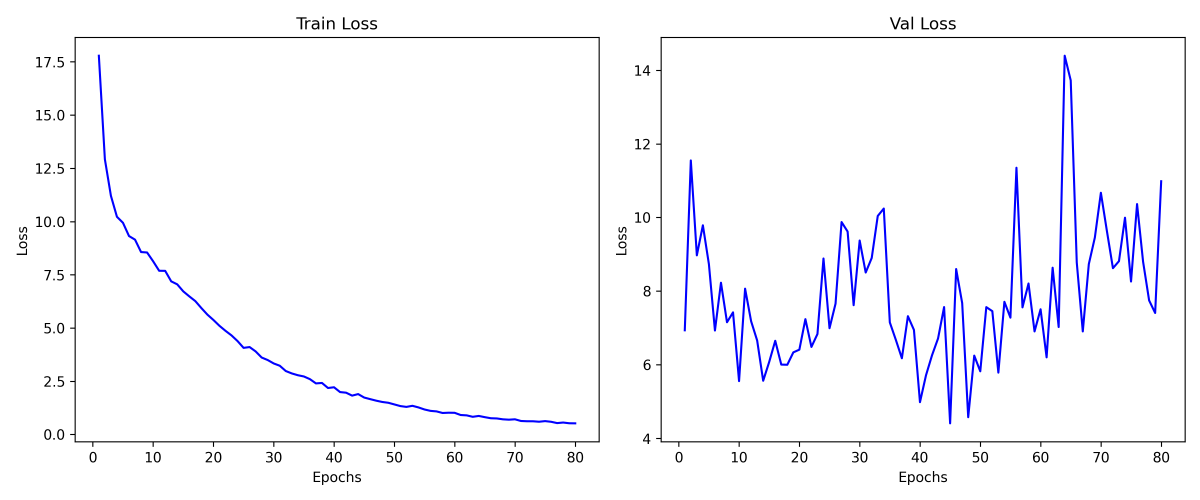
#> input picture models/alpha_0_lr_0.0001_weights_False_divergence_l2_res/history.png, 3600 x 1500 px (shown at 1/3 size); its folder holds only this picture in this run
$ python -i utils.py   (imports and definitions only)
#> lines starting #> are read from the running program, lines starting #| are printed output that depends on the picture; after the words box and inside, x2 and y2 are one past the last pixel; in counts of white or black regions, pixels touching at a corner belong together
#> further down, picture is the input picture: shape (1500, 3600, 3); mean B, G, R 252, 247.7, 247.7
from __future__ import annotations

import glob
import os
import shutil

import cv2
import numpy as np
import requests
import skimage
from scipy import ndimage
from scipy.ndimage.morphology import binary_closing
from scipy.ndimage.morphology import binary_dilation
from scipy.ndimage.morphology import binary_erosion
from scipy.ndimage.morphology import binary_fill_holes
from skimage.filters import rank
from skimage.filters import threshold_otsu
from skimage.morphology import disk
from skimage.morphology import remove_small_holes
from skimage.morphology import remove_small_objects
from skimage.transform import resize


# [77 lines left out: functions get_bounding_box, rm_n_mkdir, type_colour, visualize_instances, not called in this run]


def stain_entropy_otsu(img):
    """Generate tissue mask using otsu thresholding and entropy calculation

    Args:
        img (ndarray): input image

    Return:
        mask (ndarray): binary mask

    """
    img_copy = img.copy()
    hed = skimage.color.rgb2hed(img_copy)  # convert colour space
#> hed: shape (1500, 3600, 3) float64; mean of channels 0, 1, 2 0.0119, 0.00953, 0.0297
    hed = (hed * 255).astype(np.uint8)
#> hed: shape (1500, 3600, 3); mean of channels 0, 1, 2 0.6, 2.4, 3.9
    h = hed[:, :, 0]
    e = hed[:, :, 1]
    d = hed[:, :, 2]
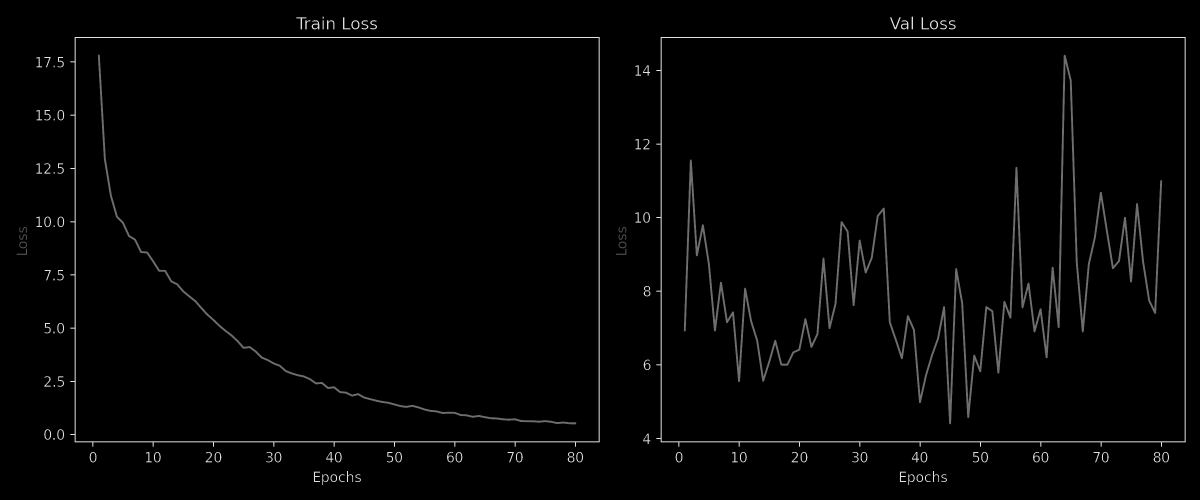
#> d: shape (1500, 3600) (shown at 1/3 size); min 0, max 224, mean 3.9
    selem = disk(4)  # structuring element
    # calculate entropy for each colour channel
    h_entropy = rank.entropy(h, selem)
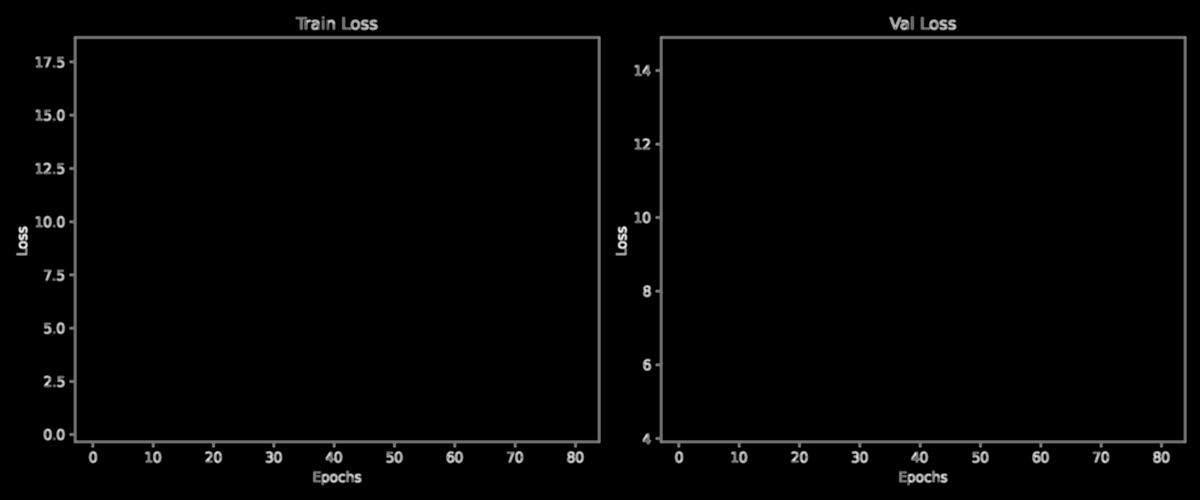
#> h_entropy: shape (1500, 3600) float64 (shown at 1/3 size); min 0, max 3.41, mean 0.0528; drawn with min black and max white
    e_entropy = rank.entropy(e, selem)
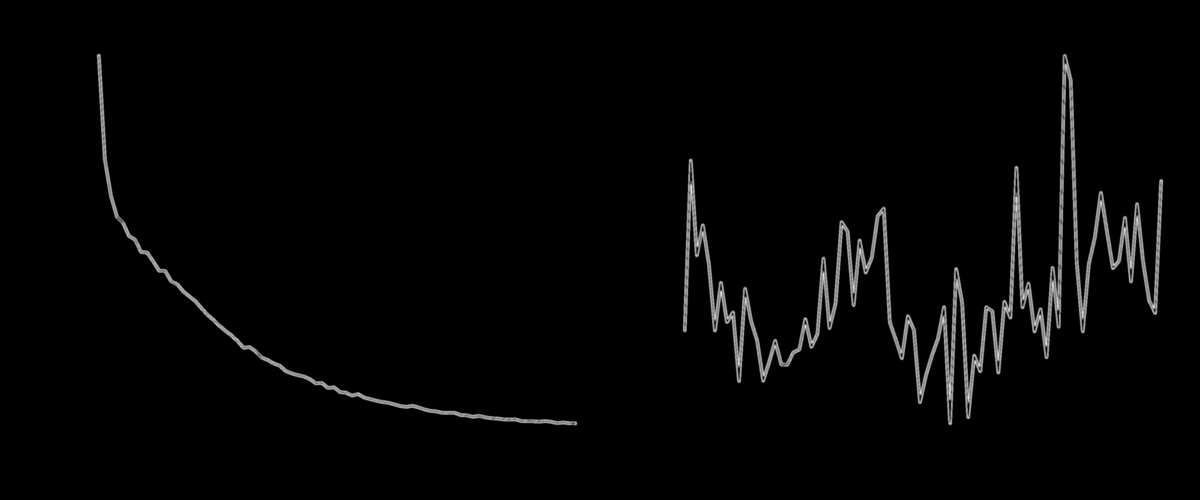
#> e_entropy: shape (1500, 3600) float64 (shown at 1/3 size); min 0, max 2.85, mean 0.0519; drawn with min black and max white
    d_entropy = rank.entropy(d, selem)
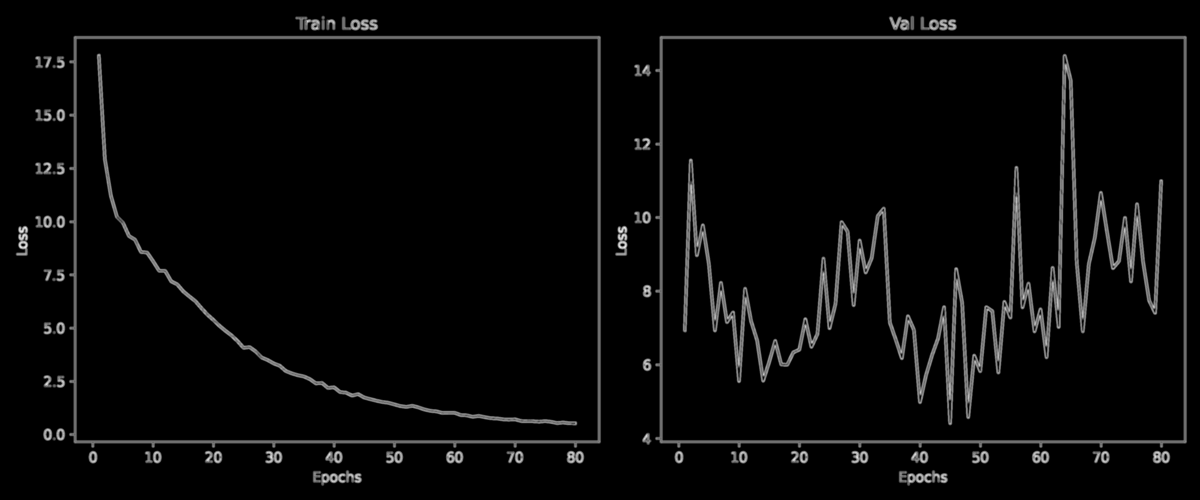
#> d_entropy: shape (1500, 3600) float64 (shown at 1/3 size); min 0, max 3.44, mean 0.106; drawn with min black and max white
    entropy = np.sum([h_entropy, e_entropy], axis=0) - d_entropy
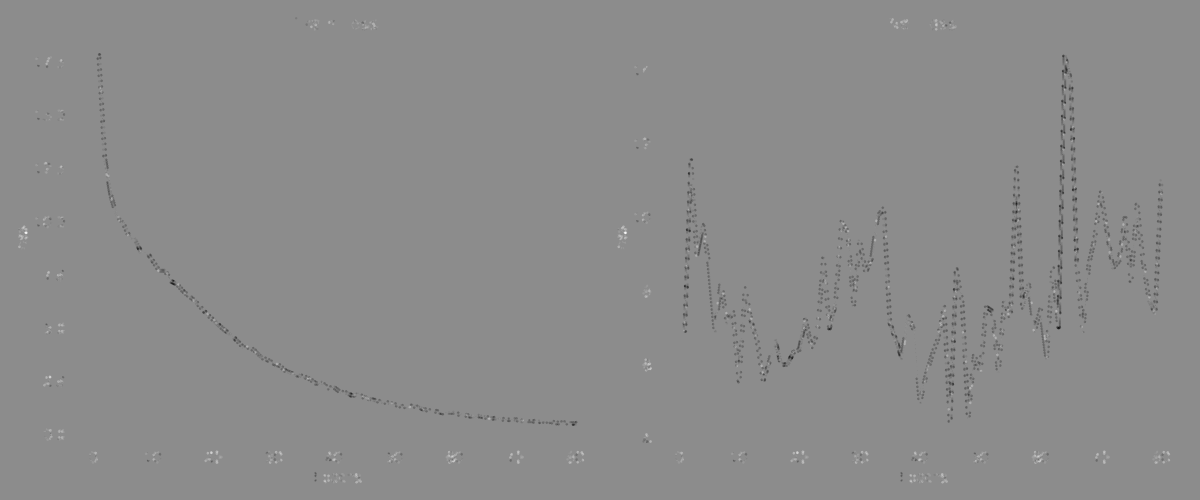
#> entropy: shape (1500, 3600) float64 (shown at 1/3 size); min -0.503, max 0.407, mean -0.00157; drawn with min black and max white
    # otsu threshold
    threshold_global_otsu = threshold_otsu(entropy)
#> threshold_global_otsu = -0.0677
    mask = entropy > threshold_global_otsu
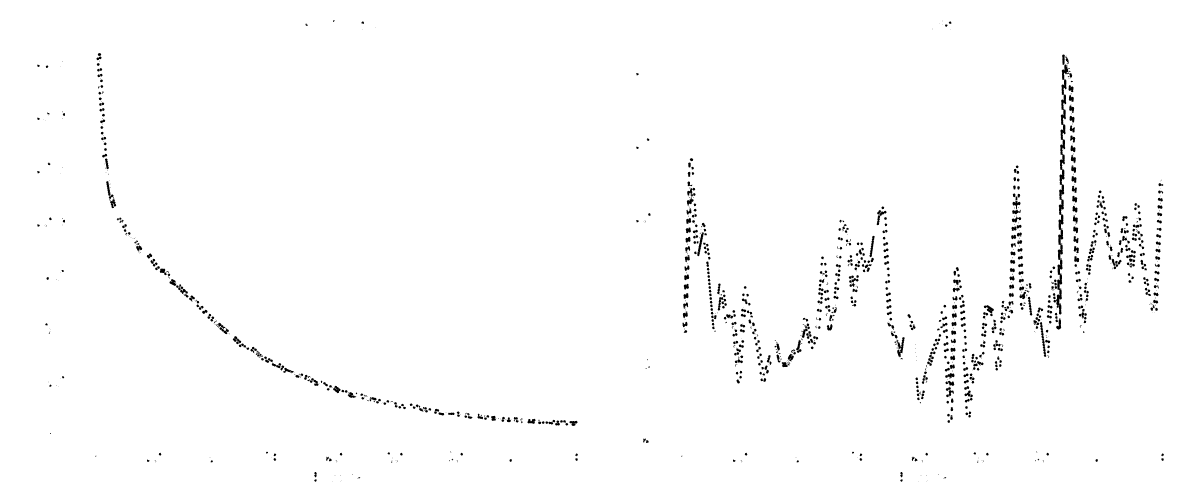
#> mask: shape (1500, 3600) bool (shown at 1/3 size); 98.6% white; 1241 black regions (475 under 20 px), largest, box (x1, y1, x2, y2) and area: (3160, 193, 3210, 944) 6735, (2683, 1011, 2714, 1072) 618, (3119, 966, 3139, 1071) 584

    return mask


def morphology(mask):
    """Apply morphological operation to refine tissue mask

    Args:
        mask (ndarray): 2D binary mask

    Return:
        mask (ndarray): refined 2D binary mask

    """
    # Join together large groups of small components ('salt')
    mask = binary_dilation(mask, disk(int(4)))
#> mask: shape (1500, 3600) bool; 100% white; black in thin lines or dots, all inside (x1, y1, x2, y2) = (293, 163, 3485, 1268)

    # Remove thin structures
    mask = binary_erosion(mask, disk(int(8)))
#> mask: shape (1500, 3600) bool; 97.5% white; 168 black regions, largest, box (x1, y1, x2, y2) and area: (0, 0, 3600, 1500) 81344, (2833, 1141, 2867, 1184) 793, (3165, 879, 3190, 920) 691

    # Remove small disconnected objects
    mask = remove_small_holes(
        mask,
        area_threshold=int(20) ** 2,
        connectivity=1,
    )
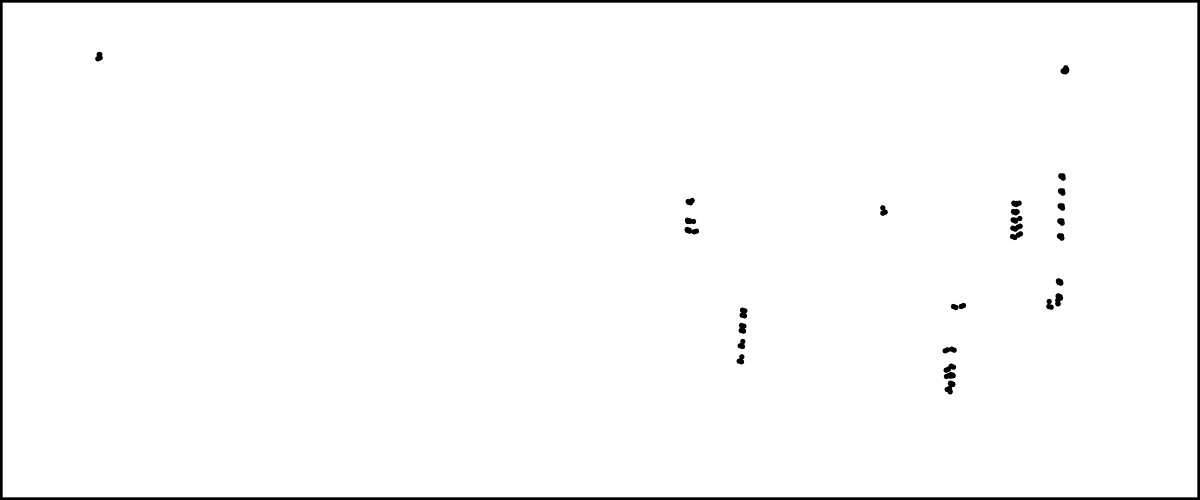
#> mask: shape (1500, 3600) bool (shown at 1/3 size); 98.2% white; 29 black regions, largest, box (x1, y1, x2, y2) and area: (0, 0, 3600, 1500) 81344, (2833, 1141, 2867, 1184) 793, (3165, 879, 3190, 920) 691

    # Close up small holes ('pepper')
    mask = binary_closing(mask, disk(int(8)))

    mask = remove_small_objects(
        mask,
        min_size=int(60) ** 2,
        connectivity=1,
    )
    mask = binary_dilation(mask, disk(int(8)))
#> mask: shape (1500, 3600) bool; 100% white; black in thin lines or dots
    mask = remove_small_holes(
        mask,
        area_threshold=int(20) ** 2,
        connectivity=1,
    )
#> mask: shape (1500, 3600) bool; every value is 1

    # Fill holes in mask
    mask = ndimage.binary_fill_holes(mask)

    return mask


def get_tissue_mask(img):
    """Get tissue mask of an input image

    Args:
        img (ndarray): input image

    Return:
        mask (ndarray): output tissue mask

    """
    mask = stain_entropy_otsu(img)
    mask = morphology(mask)
    mask = mask.astype("uint8")

    return mask

>>> import cv2
>>> picture = cv2.imread('../../../../../models/alpha_0_lr_0.0001_weights_False_divergence_l2_res/history.png')
>>> result = get_tissue_mask(picture)
